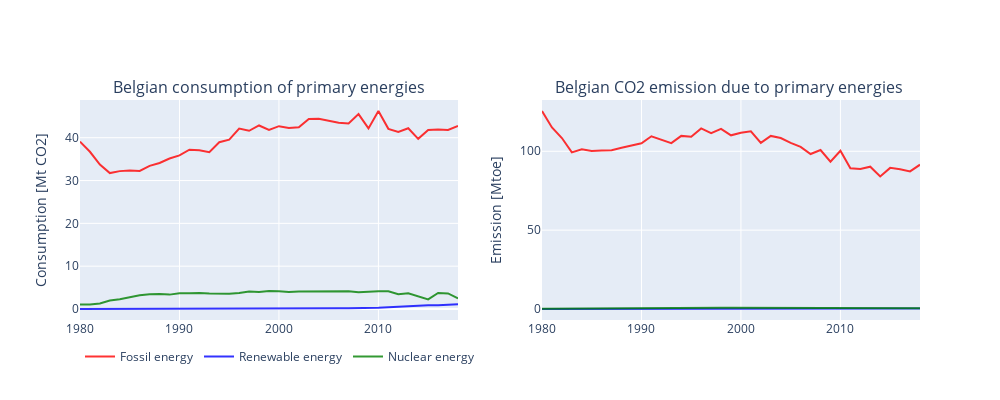

Notebook source saved alongside this figure:
### Code cell
from plotly.subplots import make_subplots
import plotly.graph_objects as go

years = list()
for i in range(39) : years.append(1980+i)

# Initialize figure with subplots
fig = make_subplots(
    rows=1, cols=2, subplot_titles=("Belgian consumption of primary energies",
                                    "Belgian CO2 emission due to primary energies "))

# Add traces
fig.add_trace(go.Scatter(x=years, y=bel_info['fossil consumption'], opacity=0.8, line=dict(color="Red"),
                         showlegend=False), row=1, col=1)

fig.add_trace(go.Scatter(x=years, y=bel_info['renewable consumption'], opacity=0.8, line=dict(color="Blue"),
                         showlegend=False), row=1, col=1)

fig.add_trace(go.Scatter(x=years, y=bel_info['nuclear consumption'], opacity=0.8, line=dict(color="Green"),
                        showlegend=False), row=1, col=1)

fig.add_trace(go.Scatter( x=years, y=bel_emi['CO2 fossil'], name="Fossil energy", opacity=0.8,
                         line=dict(color="Red")), row=1, col=2)

fig.add_trace(go.Scatter( x=years, y=bel_emi['CO2 renewable'], name="Renewable energy", opacity=0.8,
                         line=dict(color="Blue")), row=1, col=2)

fig.add_trace(go.Scatter( x=years, y=bel_emi['CO2 nuclear'], name="Nuclear energy", opacity=0.8,
                         line=dict(color="Green")), row=1, col=2)

# Update xaxis properties
fig.update_xaxes(title_text="", row=1, col=1)
fig.update_xaxes(title_text="", row=1, col=1)
fig.update_xaxes(title_text="", row=1, col=1)

fig.update_xaxes(title_text="", row=1, col=2)
fig.update_xaxes(title_text="", row=1, col=2)
fig.update_xaxes(title_text="", row=1, col=2)


# Update yaxis properties
fig.update_yaxes(title_text="Consumption [Mt CO2]", row=1, col=1)
fig.update_yaxes(title_text="Consumption [Mt CO2]", row=1, col=1)
fig.update_yaxes(title_text="Consumption [Mt CO2]", row=1, col=1)

fig.update_yaxes(title_text="Emission [Mtoe]", row=1, col=2)
fig.update_yaxes(title_text="Emission [Mtoe]", row=1, col=2)
fig.update_yaxes(title_text="Emission [Mtoe]", row=1, col=2)


# Update title and height
fig.update_layout(title_text="",
                  height=400, width=1000, showlegend=True)
fig.update_layout(legend_orientation="h")

fig.show()

### Figure 1 — Plotly figure (JSON) as saved in the notebook; plotly's stock layout.template omitted (floating-point values rounded to 4 significant figures)
{"data": [{"line": {"color": "Red"}, "opacity": 0.8, "showlegend": false, "type": "scatter", "x": [1980, 1981, 1982, 1983, 1984, 1985, 1986, 1987, 1988, 1989, 1990, 1991, 1992, 1993, 1994, 1995, 1996, 1997, 1998, 1999, 2000, 2001, 2002, 2003, 2004, 2005, 2006, 2007, 2008, 2009, 2010, 2011, 2012, 2013, 2014, 2015, 2016, 2017, 2018], "xaxis": "x", "y": [39.09, 36.72, 33.72, 31.75, 32.2, 32.33, 32.25, 33.43, 34.11, 35.13, 35.87, 37.19, 37.09, 36.6, 38.96, 39.55, 42.14, 41.61, 42.86, 41.81, 42.7, 42.27, 42.43, 44.39, 44.41, 44.0, 43.5, 43.3, 45.51, 42.17, 46.24, 42.07, 41.35, 42.21, 39.73, 41.78, 41.93, 41.81, 42.73], "yaxis": "y"}, {"line": {"color": "Blue"}, "opacity": 0.8, "showlegend": false, "type": "scatter", "x": [1980, 1981, 1982, 1983, 1984, 1985, 1986, 1987, 1988, 1989, 1990, 1991, 1992, 1993, 1994, 1995, 1996, 1997, 1998, 1999, 2000, 2001, 2002, 2003, 2004, 2005, 2006, 2007, 2008, 2009, 2010, 2011, 2012, 2013, 2014, 2015, 2016, 2017, 2018], "xaxis": "x", "y": [0, 0, 0, 0, 0, 0, 0, 0, 0, 0, 0.07773, 0.08487, 0.1002, 0.08839, 0.1026, 0.1065, 0.1039, 0.1105, 0.1297, 0.1291, 0.1475, 0.1445, 0.133, 0.1207, 0.1505, 0.1575, 0.1716, 0.2029, 0.2095, 0.251, 0.3027, 0.4217, 0.5639, 0.689, 0.7704, 0.8637, 0.8614, 0.9627, 1.098], "yaxis": "y"}, {"line": {"color": "Green"}, "opacity": 0.8, "showlegend": false, "type": "scatter", "x": [1980, 1981, 1982, 1983, 1984, 1985, 1986, 1987, 1988, 1989, 1990, 1991, 1992, 1993, 1994, 1995, 1996, 1997, 1998, 1999, 2000, 2001, 2002, 2003, 2004, 2005, 2006, 2007, 2008, 2009, 2010, 2011, 2012, 2013, 2014, 2015, 2016, 2017, 2018], "xaxis": "x", "y": [1.024, 1.051, 1.268, 1.963, 2.266, 2.811, 3.207, 3.419, 3.516, 3.357, 3.673, 3.685, 3.737, 3.605, 3.493, 3.556, 3.726, 4.076, 3.969, 4.215, 4.141, 3.985, 4.072, 4.074, 4.068, 4.092, 4.011, 4.147, 3.918, 4.06, 4.122, 4.147, 3.465, 3.667, 2.898, 2.244, 3.742, 3.631, 2.459], "yaxis": "y"}, {"line": {"color": "Red"}, "name": "Fossil energy", "opacity": 0.8, "type": "scatter", "x": [1980, 1981, 1982, 1983, 1984, 1985, 1986, 1987, 1988, 1989, 1990, 1991, 1992, 1993, 1994, 1995, 1996, 1997, 1998, 1999, 2000, 2001, 2002, 2003, 2004, 2005, 2006, 2007, 2008, 2009, 2010, 2011, 2012, 2013, 2014, 2015, 2016, 2017, 2018], "xaxis": "x2", "y": [125.5, 115.1, 108.4, 99.34, 101.3, 100.3, 100.5, 100.6, 102.3, 103.6, 105.1, 109.5, 107.4, 105.2, 109.8, 109.3, 114.5, 111.5, 114.2, 110.1, 111.7, 112.7, 105.3, 109.7, 108.4, 105.3, 102.8, 98.27, 100.8, 93.44, 100.3, 89.23, 88.83, 90.25, 84.06, 89.49, 88.64, 87.23, 91.5], "yaxis": "y2"}, {"line": {"color": "Blue"}, "name": "Renewable energy", "opacity": 0.8, "type": "scatter", "x": [1980, 1981, 1982, 1983, 1984, 1985, 1986, 1987, 1988, 1989, 1990, 1991, 1992, 1993, 1994, 1995, 1996, 1997, 1998, 1999, 2000, 2001, 2002, 2003, 2004, 2005, 2006, 2007, 2008, 2009, 2010, 2011, 2012, 2013, 2014, 2015, 2016, 2017, 2018], "xaxis": "x2", "y": [0, 0, 0, 0, 0, 0, 0, 0, 0, 0, 0.04135, 0.04513, 0.05328, 0.04702, 0.05457, 0.05669, 0.0553, 0.05884, 0.06899, 0.06865, 0.07835, 0.07607, 0.06922, 0.06159, 0.07567, 0.07655, 0.07937, 0.09187, 0.0904, 0.1004, 0.118, 0.147, 0.2081, 0.244, 0.2552, 0.2726, 0.276, 0.2936, 0.3326], "yaxis": "y2"}, {"line": {"color": "Green"}, "name": "Nuclear energy", "opacity": 0.8, "type": "scatter", "x": [1980, 1981, 1982, 1983, 1984, 1985, 1986, 1987, 1988, 1989, 1990, 1991, 1992, 1993, 1994, 1995, 1996, 1997, 1998, 1999, 2000, 2001, 2002, 2003, 2004, 2005, 2006, 2007, 2008, 2009, 2010, 2011, 2012, 2013, 2014, 2015, 2016, 2017, 2018], "xaxis": "x2", "y": [0.1905, 0.1955, 0.236, 0.3653, 0.4217, 0.5231, 0.5968, 0.6362, 0.6542, 0.6247, 0.6836, 0.6858, 0.6953, 0.6708, 0.65, 0.6617, 0.6934, 0.7585, 0.7386, 0.7843, 0.7705, 0.7416, 0.7578, 0.7581, 0.757, 0.7615, 0.7463, 0.7716, 0.7291, 0.7556, 0.7671, 0.7717, 0.6447, 0.6823, 0.5392, 0.4176, 0.6964, 0.6756, 0.4576], "yaxis": "y2"}], "layout": {"annotations": [{"font": {"size": 16}, "showarrow": false, "text": "Belgian consumption of primary energies", "x": 0.225, "xanchor": "center", "xref": "paper", "y": 1, "yanchor": "bottom", "yref": "paper"}, {"font": {"size": 16}, "showarrow": false, "text": "Belgian CO2 emission due to primary energies ", "x": 0.775, "xanchor": "center", "xref": "paper", "y": 1, "yanchor": "bottom", "yref": "paper"}], "height": 400, "legend": {"orientation": "h"}, "showlegend": true, "title": {"text": ""}, "width": 1000, "xaxis": {"anchor": "y", "domain": [0, 0.45], "title": {"text": ""}}, "xaxis2": {"anchor": "y2", "domain": [0.55, 1], "title": {"text": ""}}, "yaxis": {"anchor": "x", "domain": [0, 1], "title": {"text": "Consumption [Mt CO2]"}}, "yaxis2": {"anchor": "x2", "domain": [0, 1], "title": {"text": "Emission [Mtoe]"}}}}
